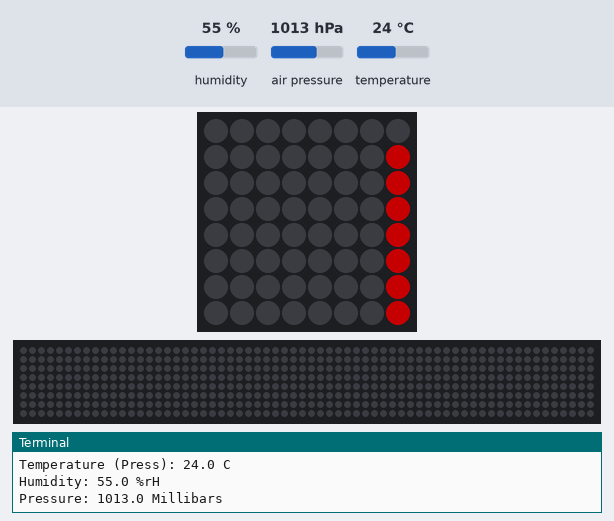
Bench run of a program on a simulated Raspberry Pi (BCM pin numbers) with a Sense HAT. On the bench: the Sense HAT's 8×8 RGB LED matrix, a strip that is not on the board, showing the scrolling text unrolled, the last lines printed to the terminal. The inputs (shaded band) are chosen by the test bench; at power-on: humidity 55 %, air pressure 1013 hPa, temperature 24 °C. Dim RGB values are drawn brighter than linear; the 64×8 strip is a reading aid, not a part: it shows the text the matrix is scrolling, unrolled, one strip-width of it at a time.

Above: at 0.17 s.
At 5.11 s:
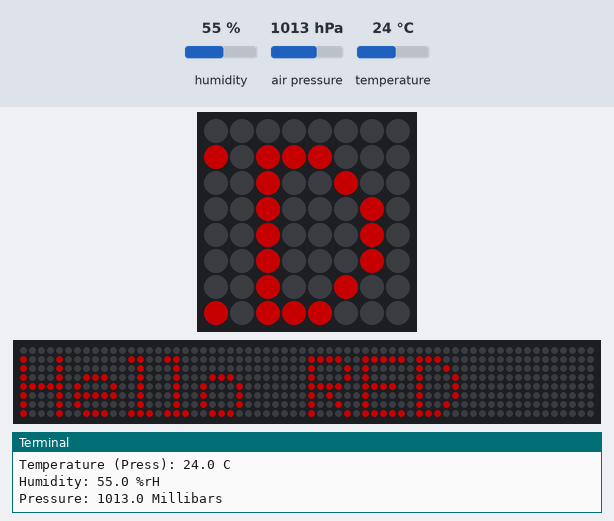
At 10.05 s:
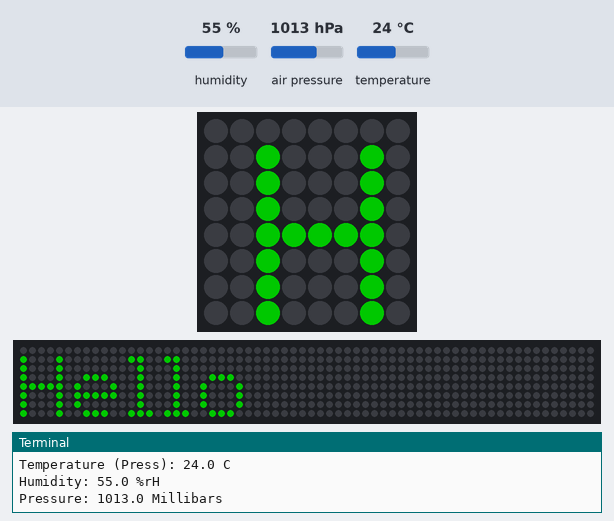
At 19.92 s:
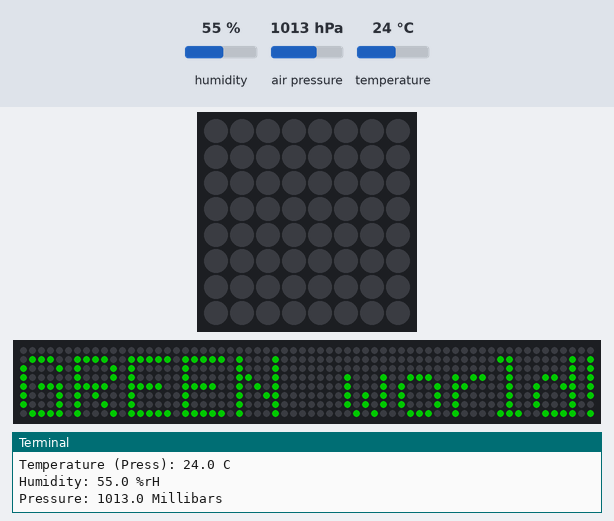
At 29.9 s:
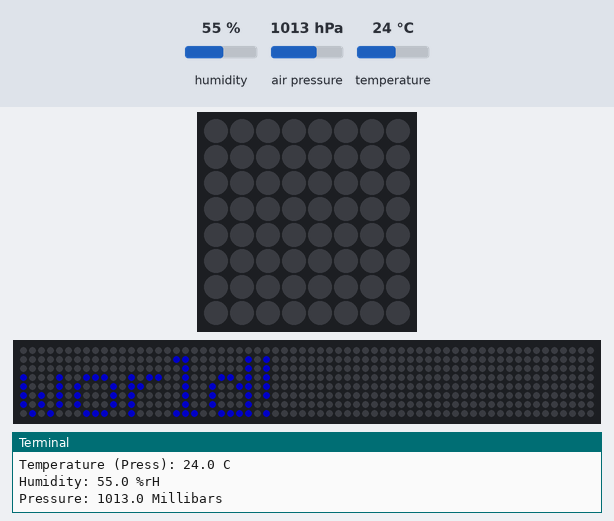
At 39.89 s:
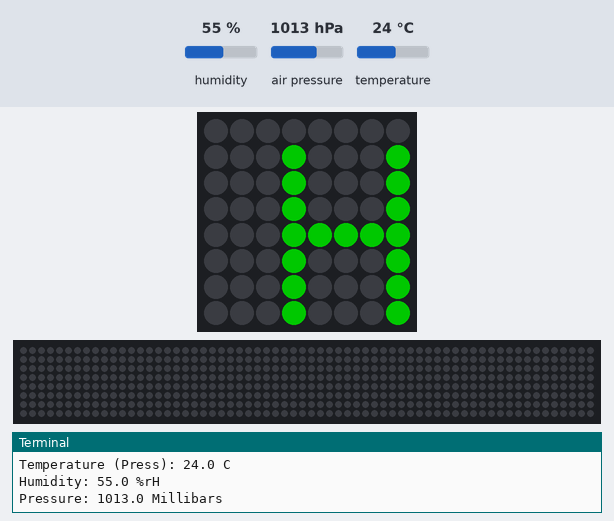

The program:

test.py
```python
from sense_hat import SenseHat
from time import sleep

LED_LUM	= 100

sense = SenseHat()
sense.set_rotation(90)


def get_mesures():
	print("")
	temp = sense.get_temperature_from_humidity()
	print("Temperature (Hum): {:.1f} C".format(temp))
	temp = sense.get_temperature_from_pressure()
	print("Temperature (Press): {:.1f} C".format(temp))
	humidity = sense.get_humidity()
	print("Humidity: {:.1f} %rH".format(humidity))
	pressure = sense.get_pressure()
	print("Pressure: {:.1f} Millibars".format(pressure))


def get_joystick():
	print("wait Press joysticK!")
	event = sense.stick.wait_for_event()
	print("The joystick was {} {}".format(event.action, event.direction))
	sleep(0.1)
	event = sense.stick.wait_for_event()
	print("The joystick was {} {}".format(event.action, event.direction))


while True:
	print("")
	get_mesures()
	sense.show_message("Hello RED world!", text_colour=[LED_LUM, 0, 0])
	get_mesures()
	sense.show_message("Hello GREEN world!", text_colour=[0, LED_LUM, 0])
	get_mesures()
	sense.show_message("Hello BLUE world!", text_colour=[0, 0, LED_LUM])
	get_mesures()
```
